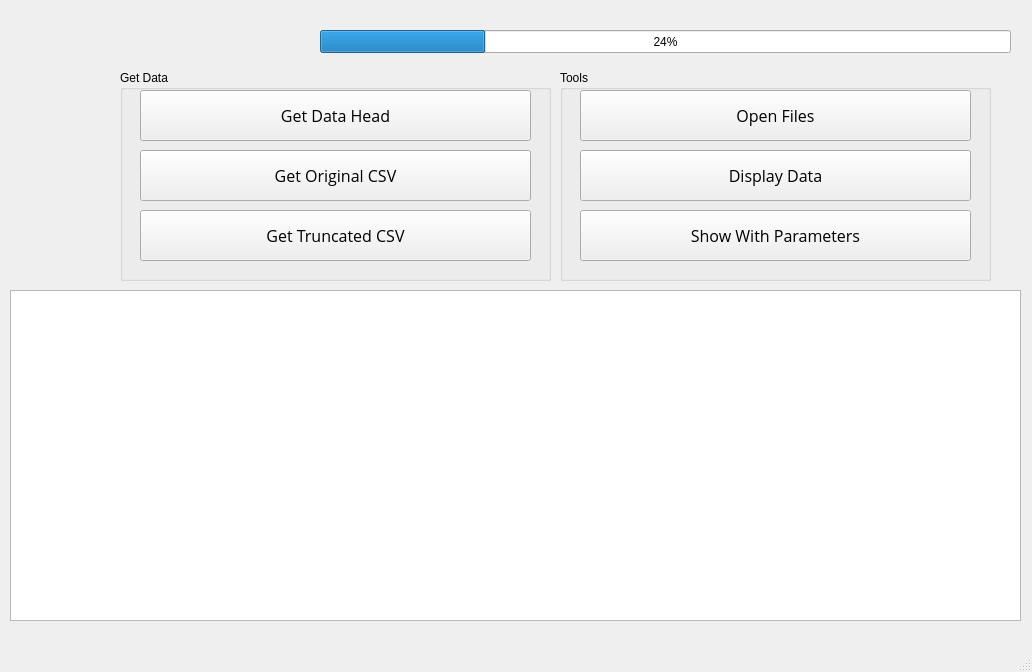
<?xml version="1.0" encoding="UTF-8"?>
<ui version="4.0">
 <class>MainWindow</class>
 <widget class="QMainWindow" name="MainWindow">
  <property name="geometry">
   <rect>
    <x>0</x>
    <y>0</y>
    <width>1032</width>
    <height>672</height>
   </rect>
  </property>
  <property name="minimumSize">
   <size>
    <width>0</width>
    <height>0</height>
   </size>
  </property>
  <property name="mouseTracking">
   <bool>false</bool>
  </property>
  <property name="windowTitle">
   <string>Sam Rocket!</string>
  </property>
  <property name="autoFillBackground">
   <bool>true</bool>
  </property>
  <widget class="QWidget" name="centralwidget">
   <widget class="QLabel" name="label">
    <property name="geometry">
     <rect>
      <x>-20</x>
      <y>-40</y>
      <width>381</width>
      <height>191</height>
     </rect>
    </property>
    <property name="text">
     <string/>
    </property>
    <property name="pixmap">
     <pixmap>part2.png</pixmap>
    </property>
    <property name="scaledContents">
     <bool>true</bool>
    </property>
   </widget>
   <widget class="QProgressBar" name="progressBar">
    <property name="geometry">
     <rect>
      <x>320</x>
      <y>30</y>
      <width>691</width>
      <height>23</height>
     </rect>
    </property>
    <property name="value">
     <number>24</number>
    </property>
   </widget>
   <widget class="QTableWidget" name="tableWidget">
    <property name="geometry">
     <rect>
      <x>10</x>
      <y>290</y>
      <width>1011</width>
      <height>331</height>
     </rect>
    </property>
   </widget>
   <widget class="QGroupBox" name="groupBox">
    <property name="geometry">
     <rect>
      <x>120</x>
      <y>70</y>
      <width>431</width>
      <height>211</height>
     </rect>
    </property>
    <property name="title">
     <string>Get Data</string>
    </property>
    <widget class="QPushButton" name="getHead">
     <property name="geometry">
      <rect>
       <x>20</x>
       <y>20</y>
       <width>391</width>
       <height>51</height>
      </rect>
     </property>
     <property name="font">
      <font>
       <family>Open Sans</family>
       <pointsize>12</pointsize>
      </font>
     </property>
     <property name="text">
      <string>Get Data Head</string>
     </property>
    </widget>
    <widget class="QPushButton" name="getCSV">
     <property name="geometry">
      <rect>
       <x>20</x>
       <y>80</y>
       <width>391</width>
       <height>51</height>
      </rect>
     </property>
     <property name="font">
      <font>
       <family>Open Sans</family>
       <pointsize>12</pointsize>
      </font>
     </property>
     <property name="text">
      <string>Get Original CSV</string>
     </property>
    </widget>
    <widget class="QPushButton" name="getTruncated">
     <property name="geometry">
      <rect>
       <x>20</x>
       <y>140</y>
       <width>391</width>
       <height>51</height>
      </rect>
     </property>
     <property name="font">
      <font>
       <family>Open Sans</family>
       <pointsize>12</pointsize>
      </font>
     </property>
     <property name="text">
      <string>Get Truncated CSV</string>
     </property>
    </widget>
   </widget>
   <widget class="QGroupBox" name="groupBox_2">
    <property name="geometry">
     <rect>
      <x>560</x>
      <y>70</y>
      <width>431</width>
      <height>211</height>
     </rect>
    </property>
    <property name="title">
     <string>Tools</string>
    </property>
    <widget class="QPushButton" name="openFiles">
     <property name="geometry">
      <rect>
       <x>20</x>
       <y>20</y>
       <width>391</width>
       <height>51</height>
      </rect>
     </property>
     <property name="font">
      <font>
       <family>Open Sans</family>
       <pointsize>12</pointsize>
      </font>
     </property>
     <property name="text">
      <string>Open Files</string>
     </property>
    </widget>
    <widget class="QPushButton" name="showData">
     <property name="geometry">
      <rect>
       <x>20</x>
       <y>80</y>
       <width>391</width>
       <height>51</height>
      </rect>
     </property>
     <property name="font">
      <font>
       <family>Open Sans</family>
       <pointsize>12</pointsize>
      </font>
     </property>
     <property name="text">
      <string>Display Data</string>
     </property>
    </widget>
    <widget class="QPushButton" name="getParams">
     <property name="geometry">
      <rect>
       <x>20</x>
       <y>140</y>
       <width>391</width>
       <height>51</height>
      </rect>
     </property>
     <property name="font">
      <font>
       <family>Open Sans</family>
       <pointsize>12</pointsize>
      </font>
     </property>
     <property name="text">
      <string>Show With Parameters</string>
     </property>
    </widget>
   </widget>
   <widget class="QLabel" name="label_2">
    <property name="geometry">
     <rect>
      <x>-10</x>
      <y>-40</y>
      <width>361</width>
      <height>191</height>
     </rect>
    </property>
    <property name="text">
     <string/>
    </property>
    <property name="pixmap">
     <pixmap>logo (2).png</pixmap>
    </property>
    <property name="scaledContents">
     <bool>true</bool>
    </property>
   </widget>
  </widget>
  <widget class="QStatusBar" name="statusbar"/>
 </widget>
 <resources/>
 <connections/>
</ui>
